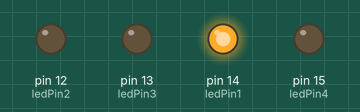
This sketch was run on a simulated Arduino Uno, built with avr-gcc and run on an emulated ATmega328P. On the bench: output pins drawn as LEDs (lit = HIGH).

Above: at 0.5 s.
At 1.5 s:
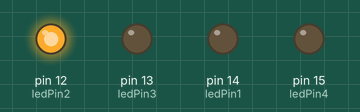
At 2.5 s:
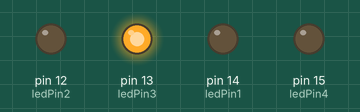
At 3.5 s:
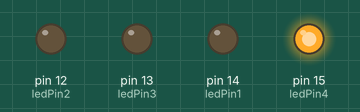
Timing chart, 0 to 5.2 s (numbered marks = the images above):
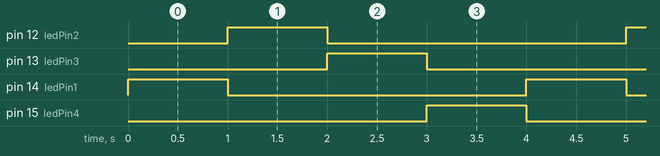

The sketch:

geser_kanan.ino
```cpp
int ledPin1 = 14; // GPIO14---D5 of NodeMCU L1
int ledPin2 = 12; // L2
int ledPin3 = 13; // L3
int ledPin4 = 15; // L4
int a = 1000;
void setup() {
pinMode(ledPin1, OUTPUT);
pinMode(ledPin2, OUTPUT);
pinMode(ledPin3, OUTPUT);
pinMode(ledPin4, OUTPUT);
}
void loop() {
digitalWrite(ledPin1, HIGH);
digitalWrite(ledPin2, LOW);
digitalWrite(ledPin3, LOW);
digitalWrite(ledPin4, LOW);
delay(a); // 1 s
digitalWrite(ledPin1, LOW);
digitalWrite(ledPin2, HIGH);
digitalWrite(ledPin3, LOW);
digitalWrite(ledPin4, LOW);
delay(a); // 1 s
digitalWrite(ledPin1, LOW);
digitalWrite(ledPin2, LOW);
digitalWrite(ledPin3, HIGH);
digitalWrite(ledPin4, LOW);
delay(a); // 1 s
digitalWrite(ledPin1, LOW);
digitalWrite(ledPin2, LOW);
digitalWrite(ledPin3, LOW);
digitalWrite(ledPin4, HIGH);
delay(a); // 1 s
}
```

Measured:
- by itself, pin 12 (ledPin2), pin 13 (ledPin3), pin 14 (ledPin1), pin 15 (ledPin4): alternates HIGH for 1.0 s and LOW for 3.0 s
- by itself, everything shown: repeats every 4.0 s, in 4 steps
